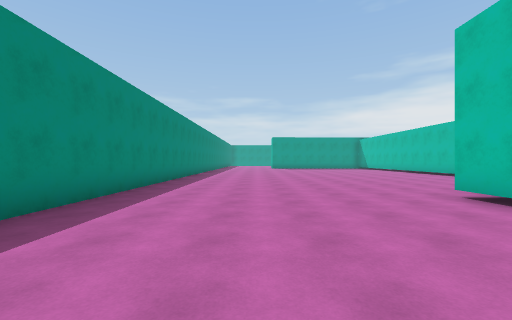
View 1 (above)

23 first-person views from a walk through a scene from a Unity 3-D project. The camera is 1.4 m above the floor, looks level and sees 90° across. The floor is counted in squares, 2 m on a side. Each view is taken from the middle of a square. On the plan, view 1 faces up. The plan holds only what a view shows up to about 9 squares ahead; the rest is blank. The place goes on beyond the plan. The player is left out.

View 2
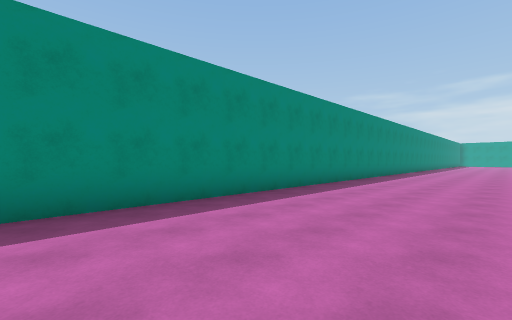

View 3
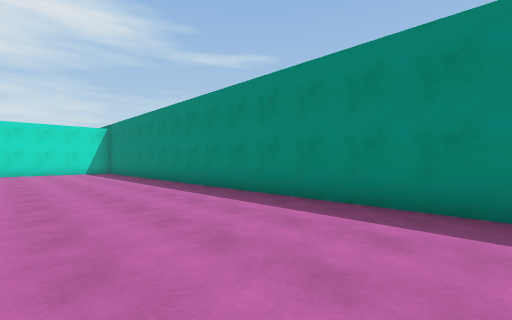

View 4
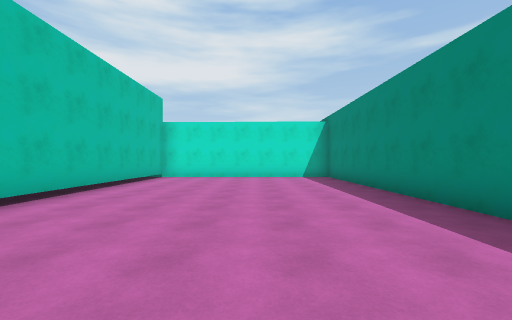

View 5
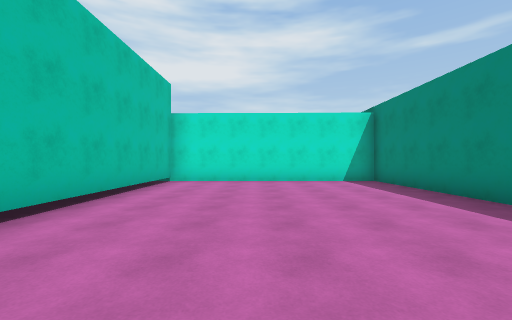

View 6
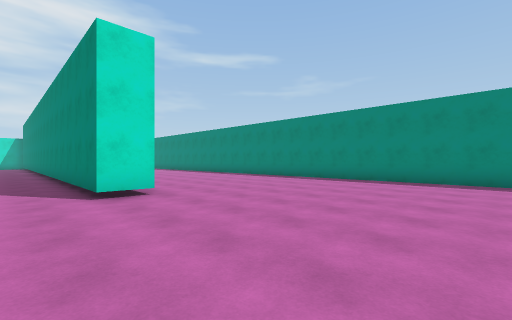

View 7
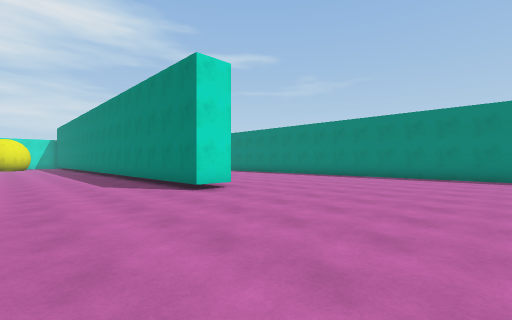

View 8
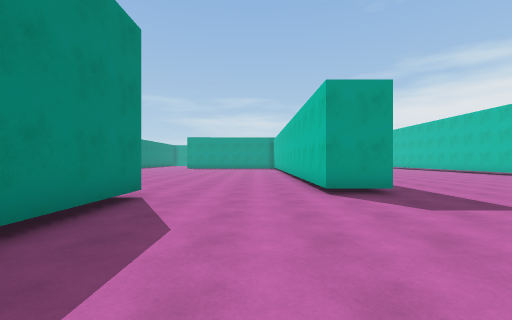

View 9
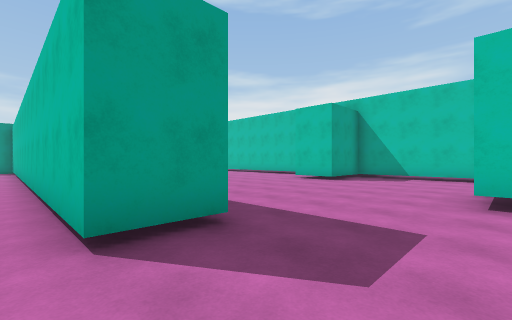

View 10
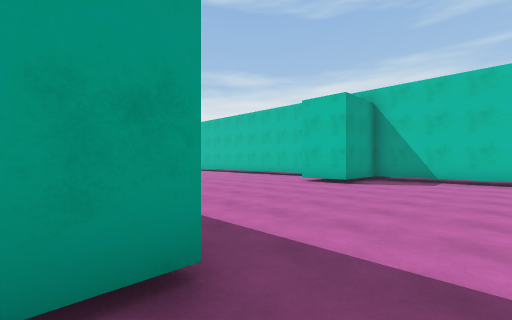

View 11
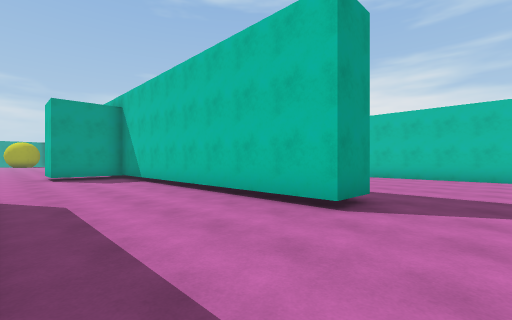

View 12
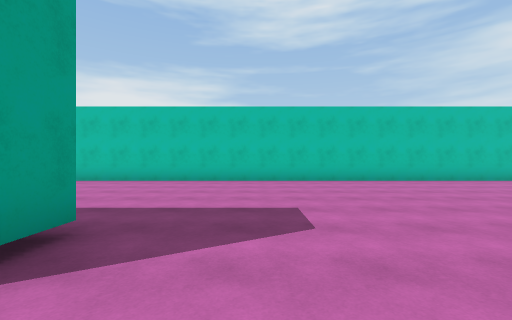

View 13
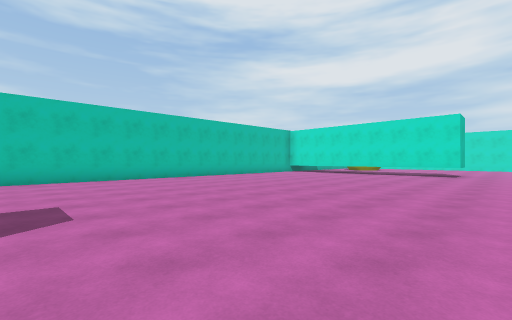

View 14
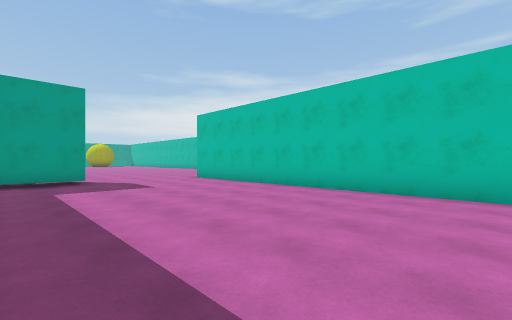

View 15
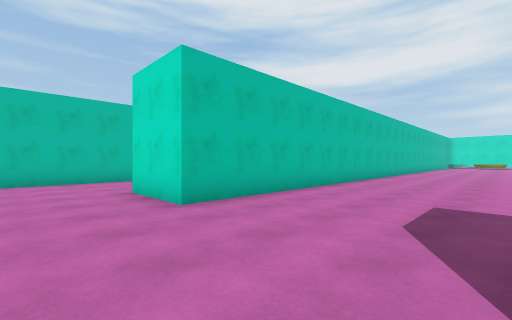

View 16
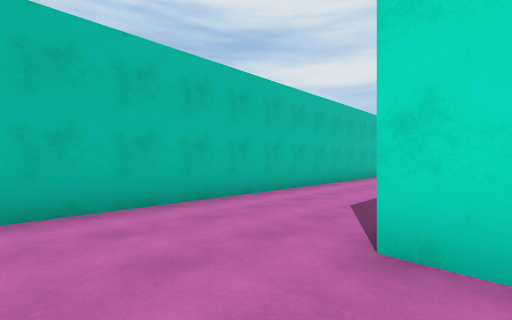

View 17
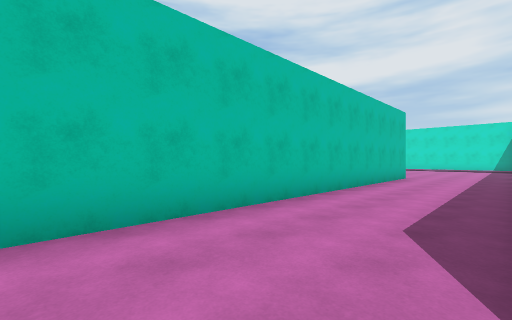

View 18
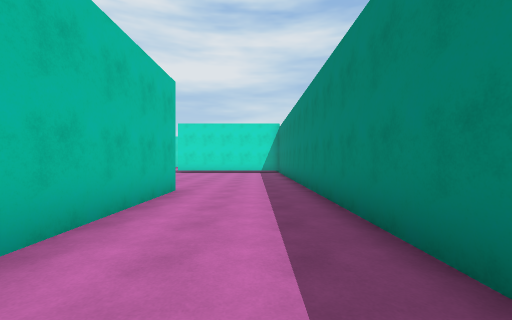

View 19
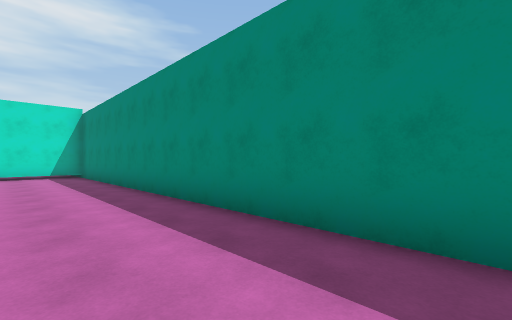

View 20
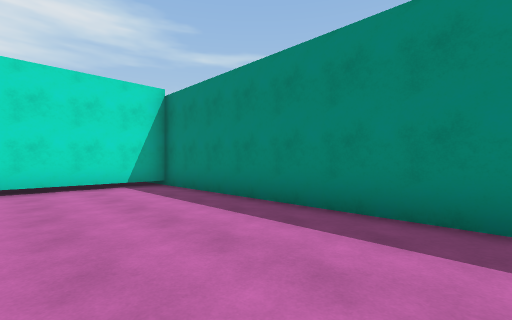

View 21
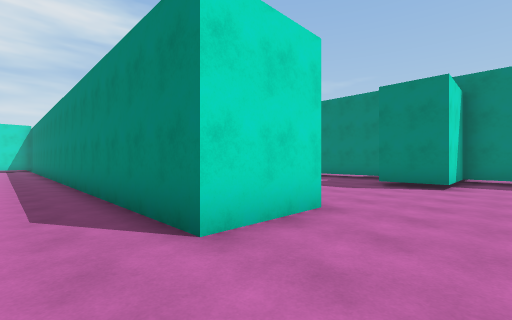

View 22
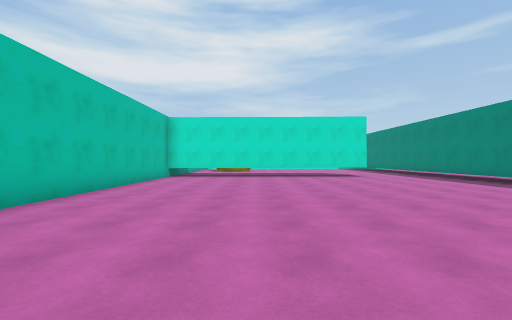

View 23
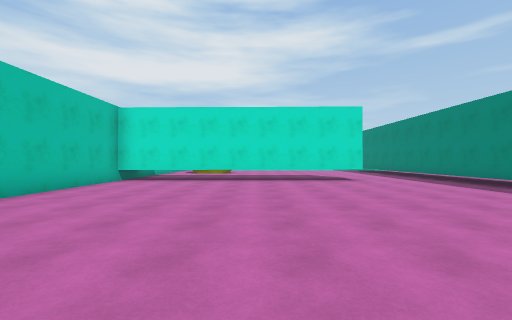

### Floor plan
Points are (right, up) in squares from view 1. A wall is a line through its corners. A room is listed if a view was taken in it or the views show most of it. See-through windows are left out.
Room 1 (views 1, 2, 3, 4, 5, 6, 7, 8, 9, 10, 11, 12, 13, 14, 15, 16, 22, 23)
walls: (9.9, 5.3) (8.4, 5.3) (8.4, 10.4); (19.5, -1.3) (18.3, -1.3) (18.3, 7.4) (16.2, 7.4) (16.2, 9); (3.8, 3.8) (3.8, 4.9) (4.8, 4.9) (4.8, -1.5); (14.7, -12.2) (14.7, -16); (17.4, -15.6) (25.6, -15.6); (19.4, 10) (19.4, 9) (21.7, 9) (21.7, 7.4) (20, 7.4); (-3, 10) (-3, -15.6) (3.8, -15.6) (3.8, -8.8); (25.6, -16) (25.6, 8) (27.7, 8)
ways out: opening at (26.5, 9.5) to room 2
Room 2 (views 17, 18, 19, 20, 21)
walls: (30.9, -1.9) (30.9, 10); (27.7, 8) (27.7, -9.9) (31, -9.9)
ways out: opening at (26.5, 9.5) to room 1

Where each view was taken, in squares from view 1:
view 1: 0 up, 0 right, facing up
view 2: 4 down, 1 right, facing up-left
view 3: 1 down, 1 right, facing down-left
view 4: 5 down, 0 right, facing down
view 5: 7 down, 1 right, facing down
view 6: 10 up, 6 right, facing down-left
view 7: 10 up, 8 right, facing down-left
view 8: 0 up, 7 right, facing up
view 9: 3 up, 8 right, facing up-right
view 10: 4 up, 9 right, facing up-right
view 11: 3 down, 15 right, facing up-right
view 12: 3 down, 17 right, facing right
view 13: 3 down, 16 right, facing down-right
view 14: 1 down, 20 right, facing up-right
view 15: 10 up, 22 right, facing down-right
view 16: 10 up, 27 right, facing down-right
view 17: 9 up, 28 right, facing down-right
view 18: 4 up, 29 right, facing down
view 19: 2 up, 30 right, facing down-left
view 20: 3 down, 31 right, facing down-left
view 21: 10 up, 29 right, facing down-left
view 22: 5 down, 22 right, facing down
view 23: 7 down, 21 right, facing down
